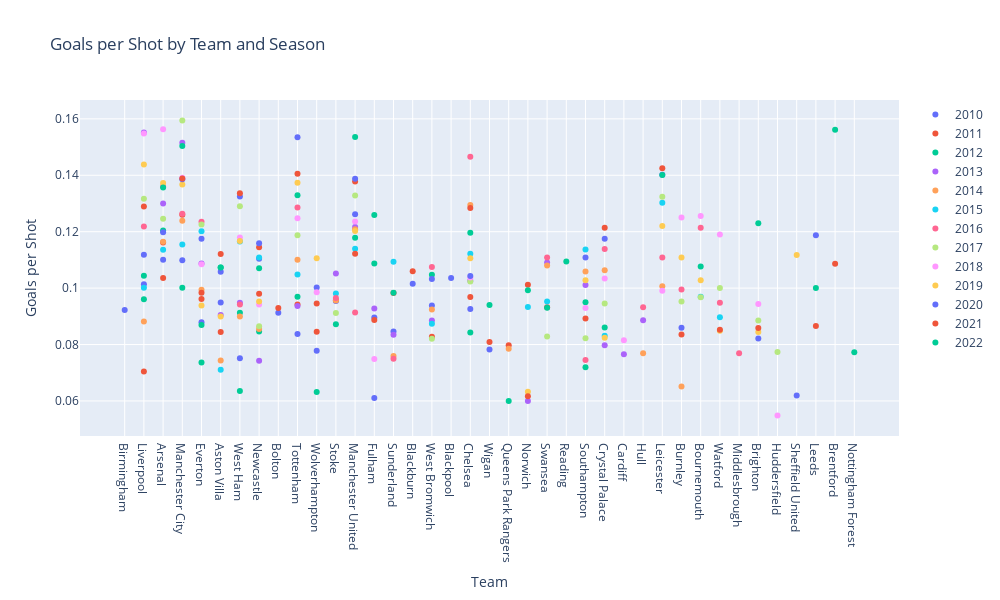

Source (notebook cell):
### Code cell
import plotly.graph_objs as go

# assuming you have a list of data frames called dfs, each representing a season
traces = []
teams = []
for df in dfs :
  l = list(df.index)
  teams.extend(l)
teams = list(set(teams))

for df in dfs:
    trace = go.Scatter(
        x = df.index,
        y = df['Goals per Shot'],
        name = list(df["season"])[0],
        mode = 'markers'
    )
    traces.append(trace)

# create the layout for the plot
layout = go.Layout(
    title = 'Goals per Shot by Team and Season',
    xaxis = dict(
        title = 'Team'
    ),
    yaxis = dict(
        title = 'Goals per Shot'
    ),
    height=600,
    width=1000,
)

# create the figure and plot the data
fig = go.Figure(data=traces, layout=layout)
fig.show()

### Figure 1 — Plotly figure (JSON) as saved in the notebook; plotly's stock layout.template omitted (floating-point values rounded to 4 significant figures)
{"data": [{"mode": "markers", "name": "2010", "type": "scatter", "x": ["Birmingham", "Liverpool", "Arsenal", "Manchester City", "Everton", "Aston Villa", "West Ham", "Newcastle", "Bolton", "Tottenham", "Wolverhampton", "Stoke", "Manchester United", "Fulham", "Sunderland", "Blackburn", "West Bromwich", "Blackpool", "Chelsea", "Wigan"], "y": [0.09227, 0.1014, 0.1101, 0.1099, 0.08793, 0.09486, 0.07517, 0.1105, 0.09123, 0.08371, 0.1002, 0.09544, 0.1262, 0.08958, 0.08459, 0.1015, 0.0938, 0.1036, 0.09262, 0.07828]}, {"mode": "markers", "name": "2011", "type": "scatter", "x": ["Liverpool", "Stoke", "Chelsea", "Bolton", "Arsenal", "Newcastle", "Queens Park Rangers", "Wolverhampton", "Aston Villa", "Fulham", "Manchester United", "Blackburn", "Everton", "Manchester City", "Norwich", "Sunderland", "Swansea", "Tottenham", "West Bromwich", "Wigan"], "y": [0.07046, 0.09574, 0.09687, 0.09293, 0.1162, 0.1145, 0.07978, 0.08457, 0.08447, 0.08872, 0.1378, 0.106, 0.09615, 0.126, 0.1012, 0.09825, 0.09322, 0.09415, 0.08272, 0.08092]}, {"mode": "markers", "name": "2012", "type": "scatter", "x": ["West Bromwich", "Norwich", "West Ham", "Fulham", "Swansea", "Tottenham", "Queens Park Rangers", "Liverpool", "Manchester United", "Sunderland", "Manchester City", "Wigan", "Chelsea", "Aston Villa", "Stoke", "Everton", "Arsenal", "Reading", "Newcastle", "Southampton"], "y": [0.1047, 0.09927, 0.09128, 0.1087, 0.09307, 0.09692, 0.06, 0.09608, 0.1536, 0.09832, 0.1002, 0.094, 0.1196, 0.1073, 0.08718, 0.08689, 0.1204, 0.1094, 0.08459, 0.09496]}, {"mode": "markers", "name": "2013", "type": "scatter", "x": ["West Ham", "Manchester United", "Newcastle", "Stoke", "Swansea", "Aston Villa", "Everton", "Arsenal", "Chelsea", "Crystal Palace", "Sunderland", "Manchester City", "Cardiff", "Fulham", "Hull", "Liverpool", "Tottenham", "Norwich", "West Bromwich", "Southampton"], "y": [0.09479, 0.1217, 0.07427, 0.1051, 0.1091, 0.09049, 0.1087, 0.13, 0.1026, 0.07971, 0.0835, 0.1516, 0.07656, 0.09281, 0.08858, 0.1551, 0.0937, 0.05996, 0.08848, 0.1011]}, {"mode": "markers", "name": "2014", "type": "scatter", "x": ["Leicester", "Liverpool", "Aston Villa", "Sunderland", "Swansea", "West Ham", "Manchester United", "Chelsea", "Tottenham", "Hull", "Everton", "Newcastle", "Stoke", "Crystal Palace", "Manchester City", "Arsenal", "Southampton", "Queens Park Rangers", "Burnley", "West Bromwich"], "y": [0.1007, 0.08814, 0.07434, 0.07598, 0.108, 0.08998, 0.1209, 0.1294, 0.1101, 0.07692, 0.09938, 0.08547, 0.09562, 0.1063, 0.1239, 0.1164, 0.1059, 0.0785, 0.06512, 0.09246]}, {"mode": "markers", "name": "2015", "type": "scatter", "x": ["Swansea", "Manchester United", "Southampton", "Chelsea", "Norwich", "Crystal Palace", "West Ham", "Aston Villa", "Bournemouth", "Sunderland", "Leicester", "Tottenham", "Liverpool", "Manchester City", "Arsenal", "Everton", "Newcastle", "Stoke", "Watford", "West Bromwich"], "y": [0.09524, 0.114, 0.1137, 0.1122, 0.0933, 0.08316, 0.1165, 0.07105, 0.09698, 0.1093, 0.1303, 0.1049, 0.1002, 0.1154, 0.1136, 0.1202, 0.1108, 0.09809, 0.08969, 0.0874]}, {"mode": "markers", "name": "2016", "type": "scatter", "x": ["Watford", "West Ham", "Manchester City", "Bournemouth", "Burnley", "Hull", "Leicester", "Swansea", "Liverpool", "Arsenal", "Chelsea", "Southampton", "Everton", "West Bromwich", "Middlesbrough", "Sunderland", "Stoke", "Crystal Palace", "Tottenham", "Manchester United"], "y": [0.09479, 0.09419, 0.1264, 0.1214, 0.09949, 0.0932, 0.1109, 0.1108, 0.1219, 0.136, 0.1466, 0.07455, 0.1235, 0.1075, 0.07692, 0.07494, 0.09647, 0.1139, 0.1286, 0.09137]}, {"mode": "markers", "name": "2017", "type": "scatter", "x": ["Brighton", "Stoke", "Watford", "West Bromwich", "Leicester", "Bournemouth", "Everton", "Manchester City", "Arsenal", "Chelsea", "Swansea", "Tottenham", "West Ham", "Newcastle", "Southampton", "Burnley", "Crystal Palace", "Huddersfield", "Liverpool", "Manchester United"], "y": [0.08854, 0.09115, 0.1, 0.08201, 0.1324, 0.09677, 0.1226, 0.1594, 0.1246, 0.1023, 0.08284, 0.1188, 0.129, 0.08647, 0.08222, 0.09524, 0.09454, 0.07735, 0.1317, 0.1328]}, {"mode": "markers", "name": "2018", "type": "scatter", "x": ["Everton", "Bournemouth", "Wolverhampton", "West Ham", "Cardiff", "Newcastle", "Huddersfield", "Chelsea", "Arsenal", "Manchester City", "Watford", "Tottenham", "Southampton", "Manchester United", "Liverpool", "Leicester", "Fulham", "Crystal Palace", "Burnley", "Brighton"], "y": [0.1084, 0.1256, 0.09853, 0.1179, 0.08153, 0.09417, 0.05486, 0.1038, 0.1563, 0.1391, 0.119, 0.1248, 0.09298, 0.1236, 0.1548, 0.09903, 0.07489, 0.1034, 0.125, 0.09434]}, {"mode": "markers", "name": "2019", "type": "scatter", "x": ["Everton", "Arsenal", "Bournemouth", "West Ham", "Sheffield United", "Manchester City", "Norwich", "Manchester United", "Leicester", "Wolverhampton", "Chelsea", "Burnley", "Newcastle", "Liverpool", "Southampton", "Tottenham", "Crystal Palace", "Watford", "Brighton", "Aston Villa"], "y": [0.09382, 0.1373, 0.1028, 0.1167, 0.1117, 0.1367, 0.06326, 0.1202, 0.122, 0.1106, 0.1106, 0.1108, 0.09524, 0.1438, 0.1028, 0.1374, 0.08245, 0.08491, 0.08442, 0.08991]}, {"mode": "markers", "name": "2020", "type": "scatter", "x": ["Burnley", "Manchester City", "West Ham", "Chelsea", "West Bromwich", "Sheffield United", "Tottenham", "Liverpool", "Brighton", "Leeds", "Wolverhampton", "Newcastle", "Manchester United", "Everton", "Southampton", "Crystal Palace", "Fulham", "Leicester", "Arsenal", "Aston Villa"], "y": [0.08594, 0.1386, 0.1325, 0.1043, 0.1032, 0.06192, 0.1535, 0.1118, 0.08214, 0.1188, 0.07775, 0.1159, 0.1388, 0.1175, 0.1108, 0.1175, 0.06109, 0.1402, 0.1198, 0.1058]}, {"mode": "markers", "name": "2021", "type": "scatter", "x": ["Everton", "Tottenham", "West Ham", "Manchester United", "Crystal Palace", "Chelsea", "Burnley", "Brentford", "Brighton", "Liverpool", "Leicester", "Norwich", "Arsenal", "Manchester City", "Aston Villa", "Leeds", "Watford", "Wolverhampton", "Newcastle", "Southampton"], "y": [0.0984, 0.1405, 0.1336, 0.1122, 0.1214, 0.1284, 0.08354, 0.1086, 0.08589, 0.1289, 0.1425, 0.06166, 0.1036, 0.1388, 0.1121, 0.0866, 0.08521, 0.09453, 0.098, 0.08921]}, {"mode": "markers", "name": "2022", "type": "scatter", "x": ["Chelsea", "Everton", "Manchester United", "Aston Villa", "Brentford", "Brighton", "Wolverhampton", "Newcastle", "Nottingham Forest", "Tottenham", "West Ham", "Arsenal", "Crystal Palace", "Fulham", "Leicester", "Southampton", "Bournemouth", "Leeds", "Manchester City", "Liverpool"], "y": [0.08425, 0.07359, 0.1178, 0.1073, 0.1561, 0.123, 0.0632, 0.107, 0.07725, 0.1329, 0.06355, 0.1356, 0.08607, 0.1259, 0.1401, 0.07197, 0.1077, 0.1, 0.1504, 0.1044]}], "layout": {"height": 600, "title": {"text": "Goals per Shot by Team and Season"}, "width": 1000, "xaxis": {"title": {"text": "Team"}}, "yaxis": {"title": {"text": "Goals per Shot"}}}}
